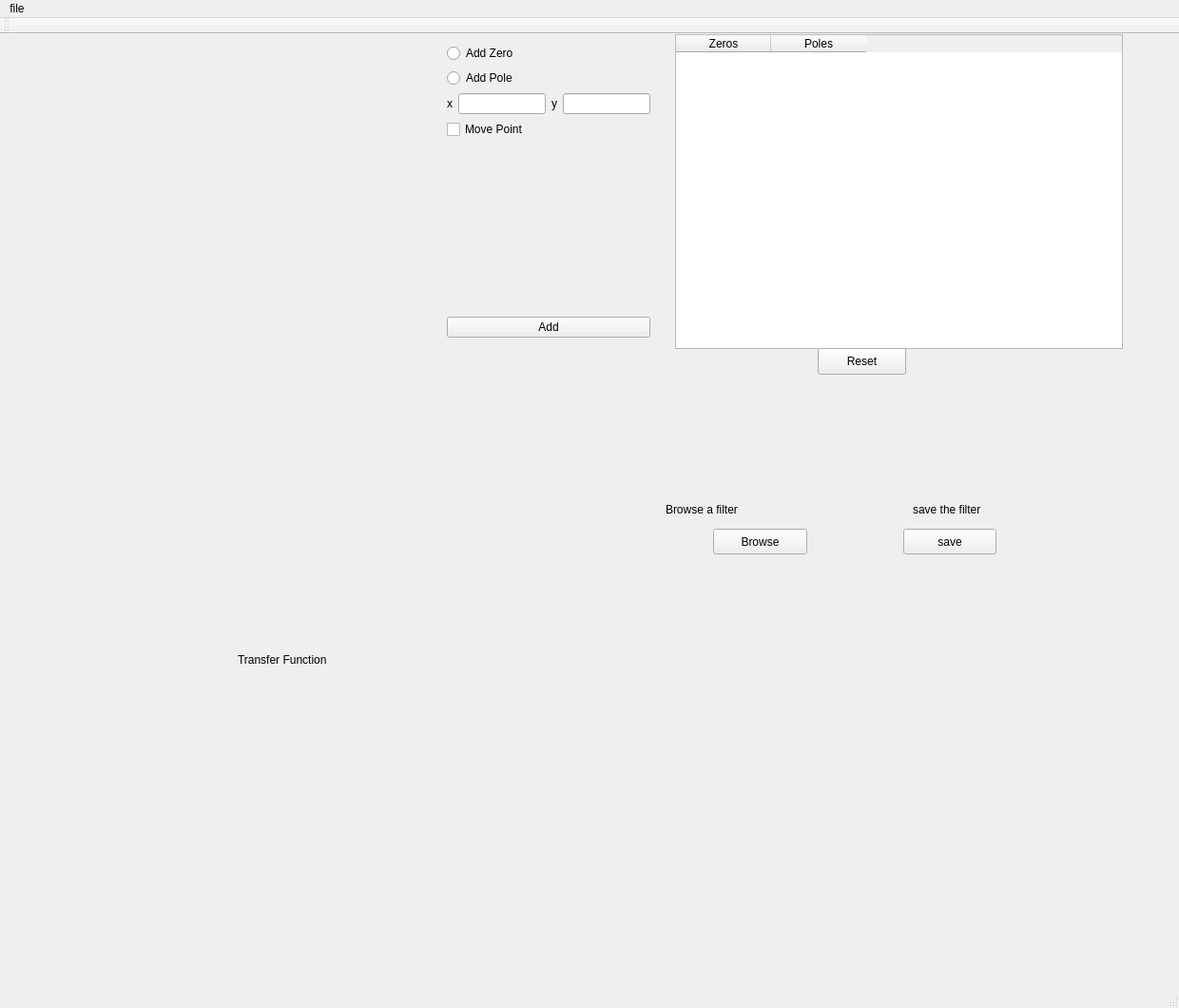
<?xml version="1.0" encoding="UTF-8"?>
<ui version="4.0">
 <class>MainWindow</class>
 <widget class="QMainWindow" name="MainWindow">
  <property name="geometry">
   <rect>
    <x>0</x>
    <y>0</y>
    <width>1240</width>
    <height>1060</height>
   </rect>
  </property>
  <property name="windowTitle">
   <string>  Zeros and Poles</string>
  </property>
  <widget class="QWidget" name="centralWidget">
   <property name="sizePolicy">
    <sizepolicy hsizetype="Fixed" vsizetype="Fixed">
     <horstretch>0</horstretch>
     <verstretch>0</verstretch>
    </sizepolicy>
   </property>
   <property name="minimumSize">
    <size>
     <width>1200</width>
     <height>700</height>
    </size>
   </property>
   <property name="maximumSize">
    <size>
     <width>1300</width>
     <height>700</height>
    </size>
   </property>
   <widget class="QTableWidget" name="table_points">
    <property name="geometry">
     <rect>
      <x>710</x>
      <y>0</y>
      <width>471</width>
      <height>331</height>
     </rect>
    </property>
    <column>
     <property name="text">
      <string>Zeros</string>
     </property>
    </column>
    <column>
     <property name="text">
      <string>Poles</string>
     </property>
    </column>
   </widget>
   <widget class="QLabel" name="label_2">
    <property name="geometry">
     <rect>
      <x>250</x>
      <y>650</y>
      <width>151</width>
      <height>16</height>
     </rect>
    </property>
    <property name="text">
     <string>Transfer Function</string>
    </property>
   </widget>
   <widget class="QPushButton" name="resetBtn">
    <property name="geometry">
     <rect>
      <x>860</x>
      <y>330</y>
      <width>93</width>
      <height>28</height>
     </rect>
    </property>
    <property name="text">
     <string>Reset</string>
    </property>
   </widget>
   <widget class="QWidget" name="verticalLayoutWidget_2">
    <property name="geometry">
     <rect>
      <x>20</x>
      <y>0</y>
      <width>411</width>
      <height>351</height>
     </rect>
    </property>
    <layout class="QVBoxLayout" name="zplaneLayout"/>
   </widget>
   <widget class="QWidget" name="verticalLayoutWidget_3">
    <property name="geometry">
     <rect>
      <x>10</x>
      <y>370</y>
      <width>681</width>
      <height>271</height>
     </rect>
    </property>
    <layout class="QVBoxLayout" name="transferFunctionLayout"/>
   </widget>
   <widget class="QWidget" name="widget" native="true">
    <property name="geometry">
     <rect>
      <x>700</x>
      <y>390</y>
      <width>481</width>
      <height>211</height>
     </rect>
    </property>
    <widget class="QLabel" name="label">
     <property name="geometry">
      <rect>
       <x>0</x>
       <y>100</y>
       <width>211</width>
       <height>20</height>
      </rect>
     </property>
     <property name="text">
      <string>Browse a filter</string>
     </property>
    </widget>
    <widget class="QPushButton" name="browseBtn">
     <property name="geometry">
      <rect>
       <x>50</x>
       <y>130</y>
       <width>99</width>
       <height>27</height>
      </rect>
     </property>
     <property name="text">
      <string>Browse</string>
     </property>
    </widget>
    <widget class="QPushButton" name="saveBtn">
     <property name="geometry">
      <rect>
       <x>250</x>
       <y>130</y>
       <width>98</width>
       <height>27</height>
      </rect>
     </property>
     <property name="text">
      <string>save</string>
     </property>
    </widget>
    <widget class="QLabel" name="label_4">
     <property name="geometry">
      <rect>
       <x>260</x>
       <y>100</y>
       <width>211</width>
       <height>20</height>
      </rect>
     </property>
     <property name="text">
      <string>save the filter</string>
     </property>
    </widget>
   </widget>
   <widget class="QWidget" name="verticalLayoutWidget">
    <property name="geometry">
     <rect>
      <x>459</x>
      <y>-1</y>
      <width>236</width>
      <height>331</height>
     </rect>
    </property>
    <layout class="QVBoxLayout" name="verticalLayout">
     <item>
      <widget class="QRadioButton" name="zeroRadio">
       <property name="text">
        <string>Add Zero</string>
       </property>
      </widget>
     </item>
     <item>
      <widget class="QRadioButton" name="poleRadio">
       <property name="text">
        <string>Add Pole</string>
       </property>
      </widget>
     </item>
     <item>
      <layout class="QHBoxLayout" name="horizontalLayout">
       <item>
        <widget class="QLabel" name="label_3">
         <property name="text">
          <string>x</string>
         </property>
        </widget>
       </item>
       <item>
        <widget class="QLineEdit" name="xTxtBox"/>
       </item>
       <item>
        <widget class="QLabel" name="label_7">
         <property name="text">
          <string>y</string>
         </property>
        </widget>
       </item>
       <item>
        <widget class="QLineEdit" name="yTxtBox"/>
       </item>
      </layout>
     </item>
     <item>
      <widget class="QCheckBox" name="moveChkBox">
       <property name="text">
        <string>Move Point</string>
       </property>
      </widget>
     </item>
     <item>
      <widget class="QLabel" name="lbl_point">
       <property name="text">
        <string/>
       </property>
      </widget>
     </item>
     <item>
      <widget class="QPushButton" name="addBtn">
       <property name="text">
        <string>Add</string>
       </property>
      </widget>
     </item>
    </layout>
   </widget>
  </widget>
  <widget class="QToolBar" name="mainToolBar">
   <attribute name="toolBarArea">
    <enum>TopToolBarArea</enum>
   </attribute>
   <attribute name="toolBarBreak">
    <bool>false</bool>
   </attribute>
  </widget>
  <widget class="QMenuBar" name="menuBar">
   <property name="geometry">
    <rect>
     <x>0</x>
     <y>0</y>
     <width>1240</width>
     <height>25</height>
    </rect>
   </property>
   <widget class="QMenu" name="menuFile">
    <property name="title">
     <string>file</string>
    </property>
   </widget>
   <addaction name="menuFile"/>
  </widget>
  <widget class="QStatusBar" name="statusBar"/>
 </widget>
 <layoutdefault spacing="6" margin="11"/>
 <resources/>
 <connections/>
</ui>
